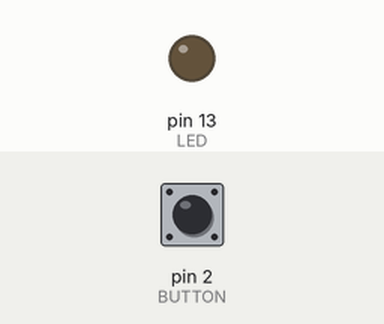
A sketch run on a simulated Arduino Uno, built with avr-gcc and run on an emulated ATmega328P. Parts: output pins drawn as LEDs (lit = HIGH). The test bench sets the inputs (shaded band); at power-on: pin 2 (BUTTON) HIGH.

Above: at 1.2 s.
1.3 s: pin 2 (BUTTON) pulled LOW for 0.15 s
At 1.37 s:
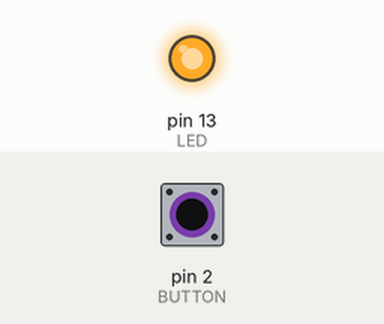
2.9 s: pin 2 (BUTTON) pulled LOW for 3.2 s
At 7.4 s:
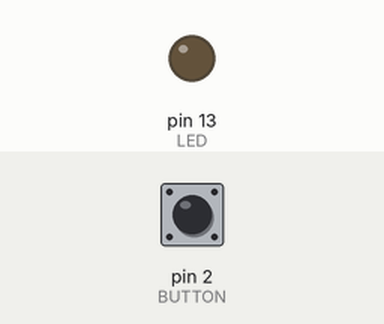
Timing chart, 0 to 8.9 s (numbered marks = the images above; inputs shaded):
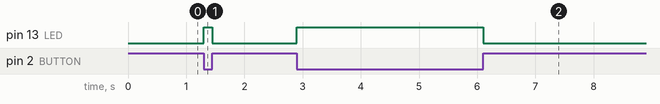

The sketch:

INPUTPULLUP.ino
```cpp
#define BUTTON 2
#define LED 13

void setup() {
  pinMode(BUTTON, INPUT_PULLUP);
  pinMode(LED, OUTPUT);
}

void loop() {
  int buttonState = digitalRead(BUTTON);
  if (buttonState == LOW) {
    digitalWrite(LED, HIGH);
  } else {
    digitalWrite(LED, LOW);
  }
}
```

Measured:
- after the input at 1.3 s, pin 13 (LED): LOW → HIGH at once, → LOW 0.15 s later
- after the input at 2.9 s, pin 13 (LED): LOW → HIGH at once, → LOW 3.2 s later
